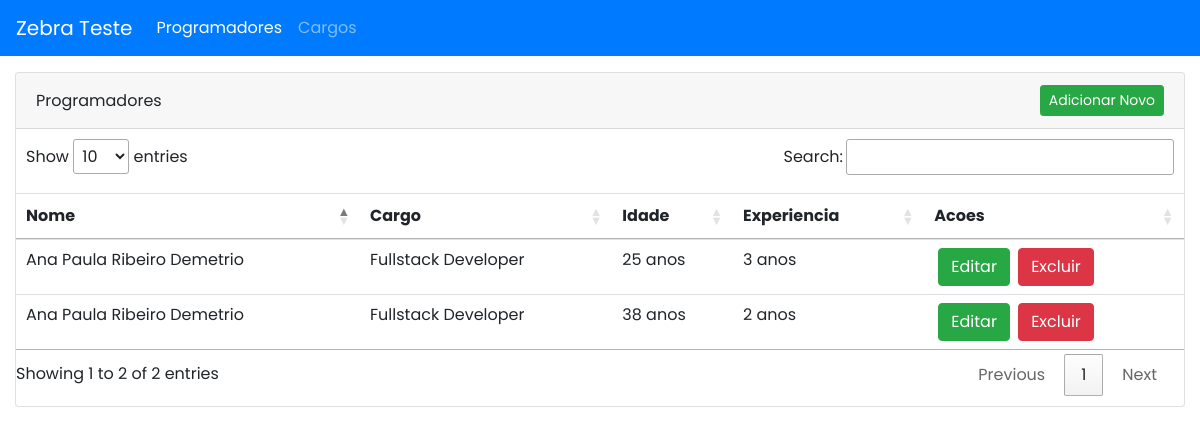
The page / on the database its author committed.
### tables this page shows
CREATE TABLE IF NOT EXISTS `programadores` (
  `id` int(11) NOT NULL AUTO_INCREMENT,
  `nome` varchar(100) NOT NULL,
  `idade` int(11) NOT NULL,
  `cidade` varchar(100) NOT NULL,
  `email` varchar(100) NOT NULL,
  `cargo` int(11) NOT NULL,
  `experiencia` int(11) NOT NULL,
  PRIMARY KEY (`id`)
);

CREATE TABLE IF NOT EXISTS `cargos` (
  `id` int(11) NOT NULL AUTO_INCREMENT,
  `cargo` varchar(100) NOT NULL,
  PRIMARY KEY (`id`)
);

### application/controllers/Programadores.php (called while the page is built, shortened)
<?php
class Programadores extends CI_Controller {
	public function index()
	{
		$data['title'] = 'Programadores';
		$this->load->model('programadores_model','programadores');
		$data['programadores'] = $this->programadores->getProgramadores();
		$this->load->view('subtemplates/header', $data);
		$this->load->view('lista_programadores', $data);
		$this->load->view('subtemplates/footer');
	}
}

### index.php (called while the page is built, shortened)
<?php
require_once BASEPATH.'core/CodeIgniter.php';

### application/models/Programadores_model.php (called while the page is built, shortened)
<?php
class Programadores_model extends CI_Model {
	public function getProgramadores() {
		$query = $this->db->query('SELECT p.id, p.nome, p.cidade, p.idade, p.experiencia, p.email, c.cargo
		FROM programadores AS p
		JOIN cargos AS c ON c.id = p.cargo');
		return $query->result();
	}
}

### application/views/lista_programadores.php (the view)
<div class="container-fluid my-3">
    <div class="card">
		<div class="card-header justify-content-between d-flex align-items-center">
            <span><?php echo $title; ?></span>
            <a href="<?php echo site_url() ?>/programadores/add" class="btn btn-success btn-sm">Adicionar Novo</a>
        </div>
        <table class="table table-stripped" id="listagem">
            <thead>
                <tr>
                    <th scope="col">Nome</th>
                    <th scope="col">Cargo</th>
                    <th scope="col">Idade</th>
                    <th scope="col">Experiencia</th>
                    <th scope="col">Acoes</th>
                </tr>
            </thead>
            <tbody>
                <?php foreach ($programadores as $p) : ?>
                <tr>
                    <td><?php echo $p->nome; ?></td>
                    <td><?php echo $p->cargo; ?></td>
                    <td><?php echo $p->idade; ?> anos</td>
                    <td><?php echo $p->experiencia; ?> anos</td>
                    <td>
                        <a href="<?php echo site_url() ?>/programadores/editar/<?php echo $p->id?>"
                            class="btn btn-success mx-1">Editar</a>
                        <button class="btn btn-danger btn-delete" data-id="<?php echo $p->id; ?>">Excluir</button></td>
                </tr>
                <?php endforeach; ?>
            </tbody>
        </table>
    </div>
</div>

### application/views/subtemplates/header.php (shortened to what this page needs)
<!DOCTYPE html>
<html lang="pt-br">
<head>
    <link rel="stylesheet" href="//cdn.datatables.net/1.10.20/css/jquery.dataTables.min.css">
    <link rel="stylesheet" href="https://stackpath.bootstrapcdn.com/bootstrap/4.4.1/css/bootstrap.min.css"
>
</head>
<body>
    <nav class="navbar navbar-expand-lg navbar-dark bg-primary">
        <a class="navbar-brand" href="#">Zebra Teste</a>
        <div class="collapse navbar-collapse" id="navbarSupportedContent">
            <ul class="navbar-nav mr-auto">
                <li class="nav-item">
                    <a class="nav-link <?php echo $title == 'Programadores' ? 'active':'' ?>" href="<?php echo site_url() ?>/programadores">Programadores</a>
                </li>
                <li class="nav-item">
                    <a class="nav-link <?php echo $title == 'Cargos' ? 'active':'' ?>" href="<?php echo site_url() ?>/cargos">Cargos</a>
                </li>
            </ul>
        </div>
    </nav>

### application/views/subtemplates/footer.php (shortened to what this page needs)
</body>
</html>

### application/views/subtemplates/header.php (style rules this page uses)
* { font-family: 'Poppins', 'Helvetica'; }

### rows shown on the page
programadores: nome "Ana Paula Ribeiro Demetrio", cargos.cargo "Fullstack Developer", idade "25", experiencia "3"
programadores: nome "Ana Paula Ribeiro Demetrio", cargos.cargo "Fullstack Developer", idade "38", experiencia "2"

### other values the page prints
$title "Programadores"
